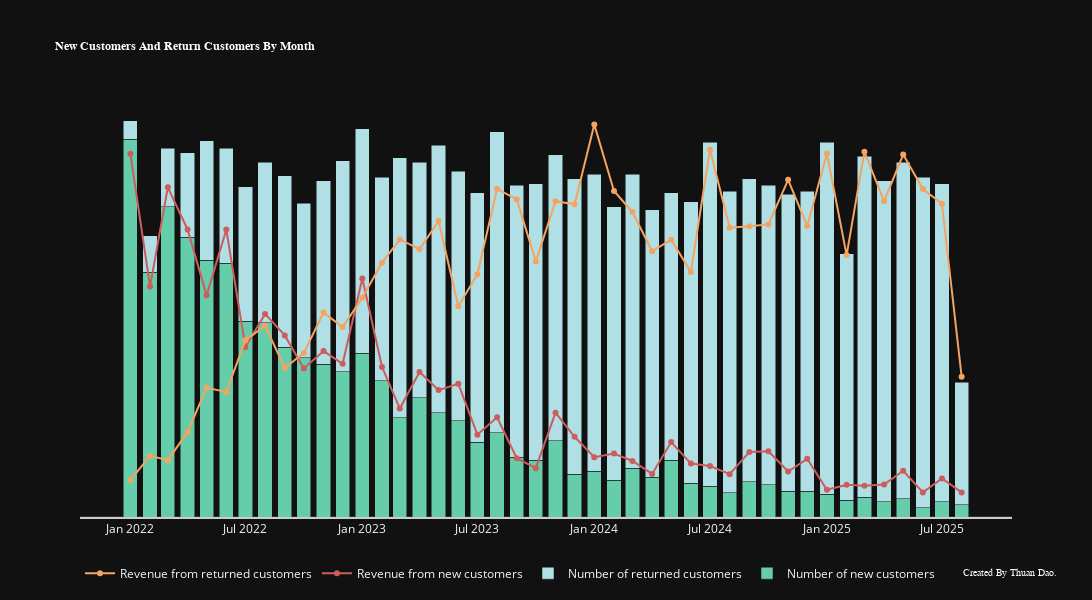

Notebook source saved alongside this figure:
### Code cell
fig = go.Figure()

fig.add_trace(
    go.Bar(
        x = data_timeseries["year_month"].astype(str),
        y = data_timeseries["new_customers_count"],
        name = "Number of new customers",
        marker_color = "mediumaquamarine"
    )
)

fig.add_trace(
    go.Bar(
        x = data_timeseries["year_month"].astype(str),
        y = data_timeseries["return_customers_count"],
        name = "Number of returned customers",
        marker_color = "powderblue"
    )
)

fig.add_trace(
    go.Scatter(
        x = data_timeseries["year_month"].astype(str),
        y = data_timeseries["new_customers_value"],
        name = "Revenue from new customers",
        yaxis = "y2",
        marker_color = "indianred",
        mode="lines+markers"
    )
)

fig.add_trace(
    go.Scatter(
        x = data_timeseries["year_month"].astype(str),
        y = data_timeseries["return_customers_value"],
        name = "Revenue from returned customers",
        yaxis = "y2",
        marker_color = "sandybrown",
        mode="lines+markers"
    )
)

fig.update_layout(
    title = dict(text="<b>New Customers And Return Customers By Month<b>",
                 font=dict(size=12, family="Segoe UI", color="white")),
    barmode = "stack",
    yaxis = dict(side = "left", showgrid = False, zeroline = True, showline = False, showticklabels = False),
    yaxis2 = dict(side = "right", overlaying = "y", showgrid = False, zeroline = False, showline = False, showticklabels = False),
    xaxis = dict(showline = True, linecolor = "rgb(204, 204, 204)", linewidth = 2),
    legend = dict(orientation="h"),
    hovermode = "x unified",
    annotations=[dict(text="Created By Thuan Dao.", xref="paper", yref="paper", x=1.05, y=-0.15, 
    showarrow=False, font=dict(size=10, color="white", family="Segoe UI"))],
    template="plotly_dark",
    width=1500,
    height=600
)
fig.show()

### Figure 1 — Plotly figure (JSON) as saved in the notebook; plotly's stock layout.template omitted (floating-point values rounded to 4 significant figures)
{"data": [{"marker": {"color": "mediumaquamarine"}, "name": "Number of new customers", "type": "bar", "x": ["2022-01", "2022-02", "2022-03", "2022-04", "2022-05", "2022-06", "2022-07", "2022-08", "2022-09", "2022-10", "2022-11", "2022-12", "2023-01", "2023-02", "2023-03", "2023-04", "2023-05", "2023-06", "2023-07", "2023-08", "2023-09", "2023-10", "2023-11", "2023-12", "2024-01", "2024-02", "2024-03", "2024-04", "2024-05", "2024-06", "2024-07", "2024-08", "2024-09", "2024-10", "2024-11", "2024-12", "2025-01", "2025-02", "2025-03", "2025-04", "2025-05", "2025-06", "2025-07", "2025-08"], "y": [247, 160, 203, 183, 168, 166, 128, 127, 111, 104, 100, 95, 107, 89, 65, 78, 68, 63, 49, 55, 39, 37, 50, 28, 30, 24, 32, 26, 37, 22, 20, 16, 23, 21, 17, 17, 15, 11, 13, 10, 12, 6, 10, 8]}, {"marker": {"color": "powderblue"}, "name": "Number of returned customers", "type": "bar", "x": ["2022-01", "2022-02", "2022-03", "2022-04", "2022-05", "2022-06", "2022-07", "2022-08", "2022-09", "2022-10", "2022-11", "2022-12", "2023-01", "2023-02", "2023-03", "2023-04", "2023-05", "2023-06", "2023-07", "2023-08", "2023-09", "2023-10", "2023-11", "2023-12", "2024-01", "2024-02", "2024-03", "2024-04", "2024-05", "2024-06", "2024-07", "2024-08", "2024-09", "2024-10", "2024-11", "2024-12", "2025-01", "2025-02", "2025-03", "2025-04", "2025-05", "2025-06", "2025-07", "2025-08"], "y": [12, 24, 38, 55, 78, 75, 88, 105, 112, 101, 120, 138, 147, 133, 170, 154, 175, 163, 163, 197, 178, 181, 187, 193, 194, 179, 192, 175, 175, 184, 225, 197, 198, 196, 194, 196, 230, 161, 223, 210, 220, 216, 208, 80]}, {"marker": {"color": "indianred"}, "mode": "lines+markers", "name": "Revenue from new customers", "type": "scatter", "x": ["2022-01", "2022-02", "2022-03", "2022-04", "2022-05", "2022-06", "2022-07", "2022-08", "2022-09", "2022-10", "2022-11", "2022-12", "2023-01", "2023-02", "2023-03", "2023-04", "2023-05", "2023-06", "2023-07", "2023-08", "2023-09", "2023-10", "2023-11", "2023-12", "2024-01", "2024-02", "2024-03", "2024-04", "2024-05", "2024-06", "2024-07", "2024-08", "2024-09", "2024-10", "2024-11", "2024-12", "2025-01", "2025-02", "2025-03", "2025-04", "2025-05", "2025-06", "2025-07", "2025-08"], "y": [38280.0, 23480.0, 34540.0, 29840.0, 22500.0, 29830.0, 16760.0, 20440.0, 18040.0, 14360.0, 16300.0, 14890.0, 24380.0, 14530.0, 9897.0, 13980.0, 11950.0, 12670.0, 6993.0, 8927.0, 4374.0, 3261.0, 9440.0, 6752.0, 4478.0, 4893.0, 4058.0, 2618.0, 6164.0, 3771.0, 3489.0, 2591.0, 5070.0, 5131.0, 2887.0, 4298.0, 844.9, 1405.0, 1314.0, 1446.0, 2965.0, 561.6, 2102.0, 560.0], "yaxis": "y2"}, {"marker": {"color": "sandybrown"}, "mode": "lines+markers", "name": "Revenue from returned customers", "type": "scatter", "x": ["2022-01", "2022-02", "2022-03", "2022-04", "2022-05", "2022-06", "2022-07", "2022-08", "2022-09", "2022-10", "2022-11", "2022-12", "2023-01", "2023-02", "2023-03", "2023-04", "2023-05", "2023-06", "2023-07", "2023-08", "2023-09", "2023-10", "2023-11", "2023-12", "2024-01", "2024-02", "2024-03", "2024-04", "2024-05", "2024-06", "2024-07", "2024-08", "2024-09", "2024-10", "2024-11", "2024-12", "2025-01", "2025-02", "2025-03", "2025-04", "2025-05", "2025-06", "2025-07", "2025-08"], "y": [1937.0, 4628.0, 4153.0, 7267.0, 12210.0, 11750.0, 17510.0, 19100.0, 14430.0, 16090.0, 20580.0, 18980.0, 22240.0, 26150.0, 28730.0, 27640.0, 30780.0, 21290.0, 24830.0, 34350.0, 33190.0, 26280.0, 32980.0, 32640.0, 41520.0, 34120.0, 31790.0, 27410.0, 28700.0, 25110.0, 38750.0, 30040.0, 30210.0, 30400.0, 35370.0, 30230.0, 38290.0, 26990.0, 38480.0, 32990.0, 38190.0, 34350.0, 32710.0, 13430.0], "yaxis": "y2"}], "layout": {"annotations": [{"font": {"color": "white", "family": "Segoe UI", "size": 10}, "showarrow": false, "text": "Created By Thuan Dao.", "x": 1.05, "xref": "paper", "y": -0.15, "yref": "paper"}], "barmode": "stack", "height": 600, "hovermode": "x unified", "legend": {"orientation": "h"}, "title": {"font": {"color": "white", "family": "Segoe UI", "size": 12}, "text": "<b>New Customers And Return Customers By Month<b>"}, "width": 1500, "xaxis": {"linecolor": "rgb(204, 204, 204)", "linewidth": 2, "showline": true}, "yaxis": {"showgrid": false, "showline": false, "showticklabels": false, "side": "left", "zeroline": true}, "yaxis2": {"overlaying": "y", "showgrid": false, "showline": false, "showticklabels": false, "side": "right", "zeroline": false}}}
